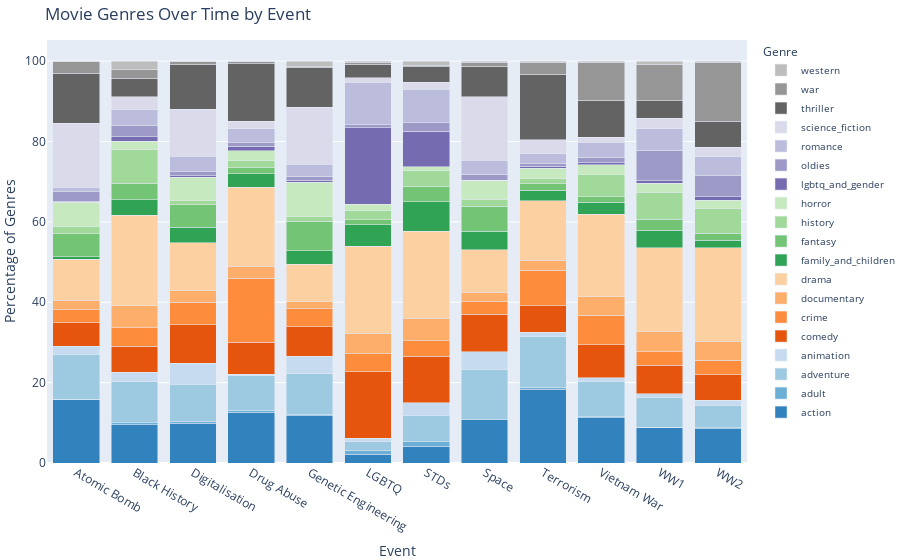

Notebook source saved alongside this figure:
### Code cell
genres_dataframe = movies_events_df.copy()


# Explode the 'event' column to handle multiple events per movie

genres_dataframe_exploded = genres_dataframe.explode('events_belongs_to')


# Ensure uniqueness across all lists for each event

unique_genres_per_event = genres_dataframe_exploded['genre'].explode().nunique()


# Count occurrences of each genre per event

df_stacked = genres_dataframe_exploded[['events_belongs_to', 'new_genre']].explode('new_genre')
genre_counts = df_stacked.groupby(['events_belongs_to', 'new_genre']).size().unstack(fill_value = 0)


# Convert columns to numeric values

genre_counts_numeric = genre_counts.apply(pd.to_numeric, errors = 'coerce')


# Normalize the counts to get percentages

genre_percentages = genre_counts_numeric.div(genre_counts_numeric.sum(axis = 1), axis = 0) * 100


# Create a stacked bar chart with percentages

fig = go.Figure()


# Specifying a specific color scale

color_scale = [f'rgb{tuple(int(x * 255) for x in cm.tab20c(i)[:3])}' for i in range(19)]


for i,genre in enumerate(genre_percentages.columns):
    fig.add_trace(go.Bar(x = genre_percentages.index, y = genre_percentages[genre], name = genre, hoverinfo = 'y+name', customdata=genre + ' ' + genre_percentages[genre].round(2).astype(str) + '%', hovertemplate = '%{customdata}<extra></extra>', marker_color = color_scale[i],))

    
fig.update_layout(
    barmode='stack',
    title='Movie Genres Over Time by Event',
    xaxis_title='Event',
    yaxis_title='Percentage of Genres',
    xaxis=dict(tickangle=30, tickmode='array', tickvals=list(range(len(genre_percentages.index))), ticktext=genre_percentages.index),
    legend_title='Genre',
    legend=dict(x=1.02, y=1, font=dict(size=10)),
    margin=dict(l=0, r=0, b=0, t=40),  # Adjust the top margin to fit the title
    height=550,
)

fig.show()

### Figure 1 — Plotly figure (JSON) as saved in the notebook; plotly's stock layout.template omitted (floating-point values rounded to 4 significant figures)
{"data": [{"customdata": ["action 15.73%", "action 9.51%", "action 9.93%", "action 12.65%", "action 11.71%", "action 2.22%", "action 4.2%", "action 10.71%", "action 18.31%", "action 11.2%", "action 8.96%", "action 8.48%"], "hoverinfo": "y+name", "hovertemplate": "%{customdata}<extra></extra>", "marker": {"color": "rgb(49, 130, 189)"}, "name": "action", "type": "bar", "x": ["Atomic Bomb", "Black History", "Digitalisation", "Drug Abuse", "Genetic Engineering", "LGBTQ", "STDs", "Space", "Terrorism", "Vietnam War", "WW1", "WW2"], "y": [15.73, 9.506, 9.929, 12.65, 11.71, 2.222, 4.196, 10.71, 18.31, 11.2, 8.955, 8.477]}, {"customdata": ["adult 0.1%", "adult 0.51%", "adult 0.42%", "adult 0.47%", "adult 0.38%", "adult 0.77%", "adult 1.05%", "adult 0.09%", "adult 0.52%", "adult 0.3%", "adult 0.0%", "adult 0.3%"], "hoverinfo": "y+name", "hovertemplate": "%{customdata}<extra></extra>", "marker": {"color": "rgb(107, 174, 214)"}, "name": "adult", "type": "bar", "x": ["Atomic Bomb", "Black History", "Digitalisation", "Drug Abuse", "Genetic Engineering", "LGBTQ", "STDs", "Space", "Terrorism", "Vietnam War", "WW1", "WW2"], "y": [0.09891, 0.507, 0.4162, 0.4686, 0.3819, 0.7729, 1.049, 0.09272, 0.5158, 0.3027, 0, 0.3012]}, {"customdata": ["adventure 11.18%", "adventure 10.27%", "adventure 9.22%", "adventure 8.62%", "adventure 10.12%", "adventure 2.32%", "adventure 6.64%", "adventure 12.47%", "adventure 12.64%", "adventure 8.88%", "adventure 7.33%", "adventure 5.64%"], "hoverinfo": "y+name", "hovertemplate": "%{customdata}<extra></extra>", "marker": {"color": "rgb(158, 202, 225)"}, "name": "adventure", "type": "bar", "x": ["Atomic Bomb", "Black History", "Digitalisation", "Drug Abuse", "Genetic Engineering", "LGBTQ", "STDs", "Space", "Terrorism", "Vietnam War", "WW1", "WW2"], "y": [11.18, 10.27, 9.215, 8.622, 10.12, 2.319, 6.643, 12.47, 12.64, 8.88, 7.327, 5.637]}, {"customdata": ["animation 2.08%", "animation 2.28%", "animation 5.23%", "animation 0.37%", "animation 4.33%", "animation 0.87%", "animation 3.15%", "animation 4.36%", "animation 1.03%", "animation 0.81%", "animation 0.95%", "animation 1.25%"], "hoverinfo": "y+name", "hovertemplate": "%{customdata}<extra></extra>", "marker": {"color": "rgb(198, 219, 239)"}, "name": "animation", "type": "bar", "x": ["Atomic Bomb", "Black History", "Digitalisation", "Drug Abuse", "Genetic Engineering", "LGBTQ", "STDs", "Space", "Terrorism", "Vietnam War", "WW1", "WW2"], "y": [2.077, 2.281, 5.232, 0.3749, 4.328, 0.8696, 3.147, 4.358, 1.032, 0.8073, 0.9498, 1.248]}, {"customdata": ["comedy 5.84%", "comedy 6.46%", "comedy 9.63%", "comedy 7.87%", "comedy 7.32%", "comedy 16.52%", "comedy 11.54%", "comedy 9.41%", "comedy 6.58%", "comedy 8.27%", "comedy 7.06%", "comedy 6.24%"], "hoverinfo": "y+name", "hovertemplate": "%{customdata}<extra></extra>", "marker": {"color": "rgb(230, 85, 13)"}, "name": "comedy", "type": "bar", "x": ["Atomic Bomb", "Black History", "Digitalisation", "Drug Abuse", "Genetic Engineering", "LGBTQ", "STDs", "Space", "Terrorism", "Vietnam War", "WW1", "WW2"], "y": [5.836, 6.464, 9.631, 7.873, 7.32, 16.52, 11.54, 9.411, 6.576, 8.274, 7.056, 6.239]}, {"customdata": ["crime 3.17%", "crime 4.69%", "crime 5.53%", "crime 16.03%", "crime 4.52%", "crime 4.44%", "crime 3.85%", "crime 3.11%", "crime 8.9%", "crime 7.27%", "crime 3.39%", "crime 3.66%"], "hoverinfo": "y+name", "hovertemplate": "%{customdata}<extra></extra>", "marker": {"color": "rgb(253, 141, 60)"}, "name": "crime", "type": "bar", "x": ["Atomic Bomb", "Black History", "Digitalisation", "Drug Abuse", "Genetic Engineering", "LGBTQ", "STDs", "Space", "Terrorism", "Vietnam War", "WW1", "WW2"], "y": [3.165, 4.689, 5.529, 16.03, 4.519, 4.444, 3.846, 3.106, 8.897, 7.265, 3.392, 3.657]}, {"customdata": ["documentary 2.47%", "documentary 5.45%", "documentary 2.97%", "documentary 3.0%", "documentary 1.72%", "documentary 5.12%", "documentary 5.59%", "documentary 2.32%", "documentary 2.45%", "documentary 4.64%", "documentary 5.02%", "documentary 4.69%"], "hoverinfo": "y+name", "hovertemplate": "%{customdata}<extra></extra>", "marker": {"color": "rgb(253, 174, 107)"}, "name": "documentary", "type": "bar", "x": ["Atomic Bomb", "Black History", "Digitalisation", "Drug Abuse", "Genetic Engineering", "LGBTQ", "STDs", "Space", "Terrorism", "Vietnam War", "WW1", "WW2"], "y": [2.473, 5.45, 2.973, 2.999, 1.719, 5.121, 5.594, 2.318, 2.45, 4.642, 5.02, 4.69]}, {"customdata": ["drama 10.09%", "drama 22.43%", "drama 11.83%", "drama 19.63%", "drama 9.36%", "drama 21.64%", "drama 21.68%", "drama 10.57%", "drama 14.83%", "drama 20.59%", "drama 20.9%", "drama 23.36%"], "hoverinfo": "y+name", "hovertemplate": "%{customdata}<extra></extra>", "marker": {"color": "rgb(253, 208, 162)"}, "name": "drama", "type": "bar", "x": ["Atomic Bomb", "Black History", "Digitalisation", "Drug Abuse", "Genetic Engineering", "LGBTQ", "STDs", "Space", "Terrorism", "Vietnam War", "WW1", "WW2"], "y": [10.09, 22.43, 11.83, 19.63, 9.357, 21.64, 21.68, 10.57, 14.83, 20.59, 20.9, 23.36]}, {"customdata": ["family_and_children 0.69%", "family_and_children 3.93%", "family_and_children 3.92%", "family_and_children 3.33%", "family_and_children 3.37%", "family_and_children 5.41%", "family_and_children 7.34%", "family_and_children 4.59%", "family_and_children 2.58%", "family_and_children 2.93%", "family_and_children 4.34%", "family_and_children 1.76%"], "hoverinfo": "y+name", "hovertemplate": "%{customdata}<extra></extra>", "marker": {"color": "rgb(49, 163, 84)"}, "name": "family_and_children", "type": "bar", "x": ["Atomic Bomb", "Black History", "Digitalisation", "Drug Abuse", "Genetic Engineering", "LGBTQ", "STDs", "Space", "Terrorism", "Vietnam War", "WW1", "WW2"], "y": [0.6924, 3.929, 3.924, 3.327, 3.374, 5.411, 7.343, 4.59, 2.579, 2.926, 4.342, 1.764]}, {"customdata": ["fantasy 5.74%", "fantasy 4.06%", "fantasy 5.53%", "fantasy 1.55%", "fantasy 7.38%", "fantasy 1.26%", "fantasy 3.85%", "fantasy 6.26%", "fantasy 1.68%", "fantasy 1.31%", "fantasy 2.71%", "fantasy 1.85%"], "hoverinfo": "y+name", "hovertemplate": "%{customdata}<extra></extra>", "marker": {"color": "rgb(116, 196, 118)"}, "name": "fantasy", "type": "bar", "x": ["Atomic Bomb", "Black History", "Digitalisation", "Drug Abuse", "Genetic Engineering", "LGBTQ", "STDs", "Space", "Terrorism", "Vietnam War", "WW1", "WW2"], "y": [5.737, 4.056, 5.529, 1.546, 7.384, 1.256, 3.846, 6.259, 1.676, 1.312, 2.714, 1.85]}, {"customdata": ["history 1.78%", "history 8.49%", "history 1.01%", "history 1.69%", "history 1.02%", "history 2.22%", "history 3.85%", "history 1.76%", "history 1.29%", "history 5.55%", "history 6.78%", "history 6.2%"], "hoverinfo": "y+name", "hovertemplate": "%{customdata}<extra></extra>", "marker": {"color": "rgb(161, 217, 155)"}, "name": "history", "type": "bar", "x": ["Atomic Bomb", "Black History", "Digitalisation", "Drug Abuse", "Genetic Engineering", "LGBTQ", "STDs", "Space", "Terrorism", "Vietnam War", "WW1", "WW2"], "y": [1.78, 8.492, 1.011, 1.687, 1.018, 2.222, 3.846, 1.762, 1.289, 5.55, 6.784, 6.196]}, {"customdata": ["horror 6.03%", "horror 2.03%", "horror 5.95%", "horror 2.53%", "horror 8.59%", "horror 1.64%", "horror 1.05%", "horror 4.73%", "horror 2.51%", "horror 2.42%", "horror 2.17%", "horror 2.02%"], "hoverinfo": "y+name", "hovertemplate": "%{customdata}<extra></extra>", "marker": {"color": "rgb(199, 233, 192)"}, "name": "horror", "type": "bar", "x": ["Atomic Bomb", "Black History", "Digitalisation", "Drug Abuse", "Genetic Engineering", "LGBTQ", "STDs", "Space", "Terrorism", "Vietnam War", "WW1", "WW2"], "y": [6.034, 2.028, 5.945, 2.53, 8.593, 1.643, 1.049, 4.729, 2.515, 2.422, 2.171, 2.022]}, {"customdata": ["lgbtq_and_gender 0.2%", "lgbtq_and_gender 1.14%", "lgbtq_and_gender 0.36%", "lgbtq_and_gender 1.12%", "lgbtq_and_gender 0.57%", "lgbtq_and_gender 19.03%", "lgbtq_and_gender 8.74%", "lgbtq_and_gender 0.05%", "lgbtq_and_gender 0.58%", "lgbtq_and_gender 0.5%", "lgbtq_and_gender 0.68%", "lgbtq_and_gender 0.86%"], "hoverinfo": "y+name", "hovertemplate": "%{customdata}<extra></extra>", "marker": {"color": "rgb(117, 107, 177)"}, "name": "lgbtq_and_gender", "type": "bar", "x": ["Atomic Bomb", "Black History", "Digitalisation", "Drug Abuse", "Genetic Engineering", "LGBTQ", "STDs", "Space", "Terrorism", "Vietnam War", "WW1", "WW2"], "y": [0.1978, 1.141, 0.3567, 1.125, 0.5729, 19.03, 8.741, 0.04636, 0.5803, 0.5045, 0.6784, 0.8606]}, {"customdata": ["oldies 2.47%", "oldies 2.79%", "oldies 0.95%", "oldies 0.89%", "oldies 0.95%", "oldies 0.68%", "oldies 2.1%", "oldies 1.48%", "oldies 0.58%", "oldies 1.41%", "oldies 7.6%", "oldies 5.12%"], "hoverinfo": "y+name", "hovertemplate": "%{customdata}<extra></extra>", "marker": {"color": "rgb(158, 154, 200)"}, "name": "oldies", "type": "bar", "x": ["Atomic Bomb", "Black History", "Digitalisation", "Drug Abuse", "Genetic Engineering", "LGBTQ", "STDs", "Space", "Terrorism", "Vietnam War", "WW1", "WW2"], "y": [2.473, 2.788, 0.9512, 0.8903, 0.9548, 0.6763, 2.098, 1.484, 0.5803, 1.413, 7.598, 5.12]}, {"customdata": ["romance 1.09%", "romance 3.93%", "romance 3.86%", "romance 3.37%", "romance 2.93%", "romance 10.63%", "romance 8.39%", "romance 3.48%", "romance 2.51%", "romance 3.73%", "romance 5.29%", "romance 4.73%"], "hoverinfo": "y+name", "hovertemplate": "%{customdata}<extra></extra>", "marker": {"color": "rgb(188, 189, 220)"}, "name": "romance", "type": "bar", "x": ["Atomic Bomb", "Black History", "Digitalisation", "Drug Abuse", "Genetic Engineering", "LGBTQ", "STDs", "Space", "Terrorism", "Vietnam War", "WW1", "WW2"], "y": [1.088, 3.929, 3.864, 3.374, 2.928, 10.63, 8.392, 3.477, 2.515, 3.734, 5.292, 4.733]}, {"customdata": ["science_fiction 15.92%", "science_fiction 3.17%", "science_fiction 11.65%", "science_fiction 1.92%", "science_fiction 14.19%", "science_fiction 1.06%", "science_fiction 1.75%", "science_fiction 15.72%", "science_fiction 3.42%", "science_fiction 1.21%", "science_fiction 2.58%", "science_fiction 2.45%"], "hoverinfo": "y+name", "hovertemplate": "%{customdata}<extra></extra>", "marker": {"color": "rgb(218, 218, 235)"}, "name": "science_fiction", "type": "bar", "x": ["Atomic Bomb", "Black History", "Digitalisation", "Drug Abuse", "Genetic Engineering", "LGBTQ", "STDs", "Space", "Terrorism", "Vietnam War", "WW1", "WW2"], "y": [15.92, 3.169, 11.65, 1.921, 14.19, 1.063, 1.748, 15.72, 3.417, 1.211, 2.578, 2.453]}, {"customdata": ["thriller 12.46%", "thriller 4.56%", "thriller 11.18%", "thriller 14.25%", "thriller 9.99%", "thriller 3.38%", "thriller 3.85%", "thriller 7.65%", "thriller 16.31%", "thriller 9.28%", "thriller 4.34%", "thriller 6.41%"], "hoverinfo": "y+name", "hovertemplate": "%{customdata}<extra></extra>", "marker": {"color": "rgb(99, 99, 99)"}, "name": "thriller", "type": "bar", "x": ["Atomic Bomb", "Black History", "Digitalisation", "Drug Abuse", "Genetic Engineering", "LGBTQ", "STDs", "Space", "Terrorism", "Vietnam War", "WW1", "WW2"], "y": [12.46, 4.563, 11.18, 14.25, 9.994, 3.382, 3.846, 7.65, 16.31, 9.284, 4.342, 6.411]}, {"customdata": ["war 2.87%", "war 2.28%", "war 0.71%", "war 0.52%", "war 0.25%", "war 0.48%", "war 0.35%", "war 1.02%", "war 2.9%", "war 9.28%", "war 9.09%", "war 14.76%"], "hoverinfo": "y+name", "hovertemplate": "%{customdata}<extra></extra>", "marker": {"color": "rgb(150, 150, 150)"}, "name": "war", "type": "bar", "x": ["Atomic Bomb", "Black History", "Digitalisation", "Drug Abuse", "Genetic Engineering", "LGBTQ", "STDs", "Space", "Terrorism", "Vietnam War", "WW1", "WW2"], "y": [2.868, 2.281, 0.7134, 0.5155, 0.2546, 0.4831, 0.3497, 1.02, 2.901, 9.284, 9.091, 14.76]}, {"customdata": ["western 0.1%", "western 2.03%", "western 0.12%", "western 0.19%", "western 1.27%", "western 0.29%", "western 1.05%", "western 0.23%", "western 0.39%", "western 0.4%", "western 0.81%", "western 0.22%"], "hoverinfo": "y+name", "hovertemplate": "%{customdata}<extra></extra>", "marker": {"color": "rgb(189, 189, 189)"}, "name": "western", "type": "bar", "x": ["Atomic Bomb", "Black History", "Digitalisation", "Drug Abuse", "Genetic Engineering", "LGBTQ", "STDs", "Space", "Terrorism", "Vietnam War", "WW1", "WW2"], "y": [0.09891, 2.028, 0.1189, 0.1874, 1.273, 0.2899, 1.049, 0.2318, 0.3868, 0.4036, 0.8141, 0.2151]}], "layout": {"autosize": true, "barmode": "stack", "legend": {"font": {"size": 10}, "title": {"text": "Genre"}, "x": 1.02, "y": 1}, "margin": {"b": 0, "l": 0, "r": 0, "t": 40}, "title": {"text": "Movie Genres Over Time by Event"}, "xaxis": {"autorange": true, "range": [-0.5, 11.5], "tickangle": 30, "tickmode": "array", "ticktext": ["Atomic Bomb", "Black History", "Digitalisation", "Drug Abuse", "Genetic Engineering", "LGBTQ", "STDs", "Space", "Terrorism", "Vietnam War", "WW1", "WW2"], "tickvals": [0, 1, 2, 3, 4, 5, 6, 7, 8, 9, 10, 11], "title": {"text": "Event"}, "type": "category"}, "yaxis": {"autorange": true, "range": [0, 105.3], "title": {"text": "Percentage of Genres"}, "type": "linear"}}}
